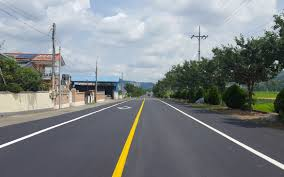
//> input picture F458/dsp/ccs_backup1/Daero/dsp/sample.jpg, 284 x 177 px
$ ./dsp_perfomance   (built with g++ and OpenCV 4)
//> lines starting //> are read from the running program, lines starting //| are printed output that depends on the picture
//Currently we use only Cortex-A15
//So now we use C6678 DSP

#include <opencv2/imgproc/imgproc.hpp>
#include <opencv2/highgui/highgui.hpp>
#include <opencv2/core/ocl.hpp>
#include <unistd.h>
#include <stdio.h>
#include <time.h>

double tdiff_calc(struct timespec &tp_start, struct timespec &tp_end)
{
	return (double)(tp_end.tv_nsec - tp_start.tv_nsec) * 0.000001 +
		(double)(tp_end.tv_sec - tp_start.tv_sec) * 1000.0;
}

using namespace cv;

int main(int argc, char ** argv)
{
	struct timespec tp0, tp1, tp2, tp3;
	UMat img, gray;
	imread("sample.jpg", 1).copyTo(img);
//> img is the input picture: 177 rows x 284 cols, CV_8UC3; mean B, G, R 133, 130.9, 125.7

	clock_gettime(CLOCK_MONOTONIC, &tp0);
	cvtColor(img, gray, COLOR_BGR2GRAY);
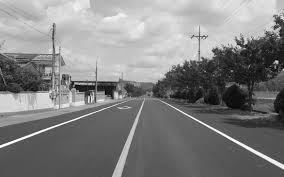
//> gray: 177 rows x 284 cols, CV_8UC1; min 0, max 255, mean 129.6
	clock_gettime(CLOCK_MONOTONIC, &tp1);
	GaussianBlur(gray, gray, Size(5, 5), 1.25);
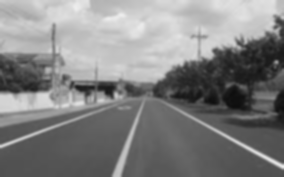
//> gray: 177 rows x 284 cols, CV_8UC1; min 14, max 237, mean 129.6
	clock_gettime(CLOCK_MONOTONIC, &tp2);
	Canny(gray, gray, 0, 30);
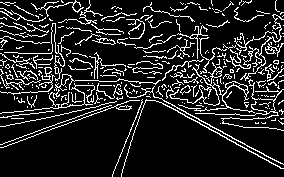
//> gray: 177 rows x 284 cols, CV_8UC1; 14% white in thin lines or dots
	clock_gettime(CLOCK_MONOTONIC, &tp3);

	printf("BGR2GRAY tdiff = %lf ms\n", tdiff_calc(tp0, tp1));
	printf("Gauss Blur tdiff = %lf ms\n", tdiff_calc(tp1, tp2));
	printf("Canny tdiff = %lf ms\n", tdiff_calc(tp2, tp3));

	imwrite("test.jpg", gray);

	namedWindow("ori_img", WINDOW_NORMAL);
	namedWindow("Canny", WINDOW_NORMAL);
	imshow("ori_img", img);
	imshow("Canny", gray);

	waitKey(0);

	destroyWindow("ori_img");
	destroyWindow("Canny");

	return 0;
}
